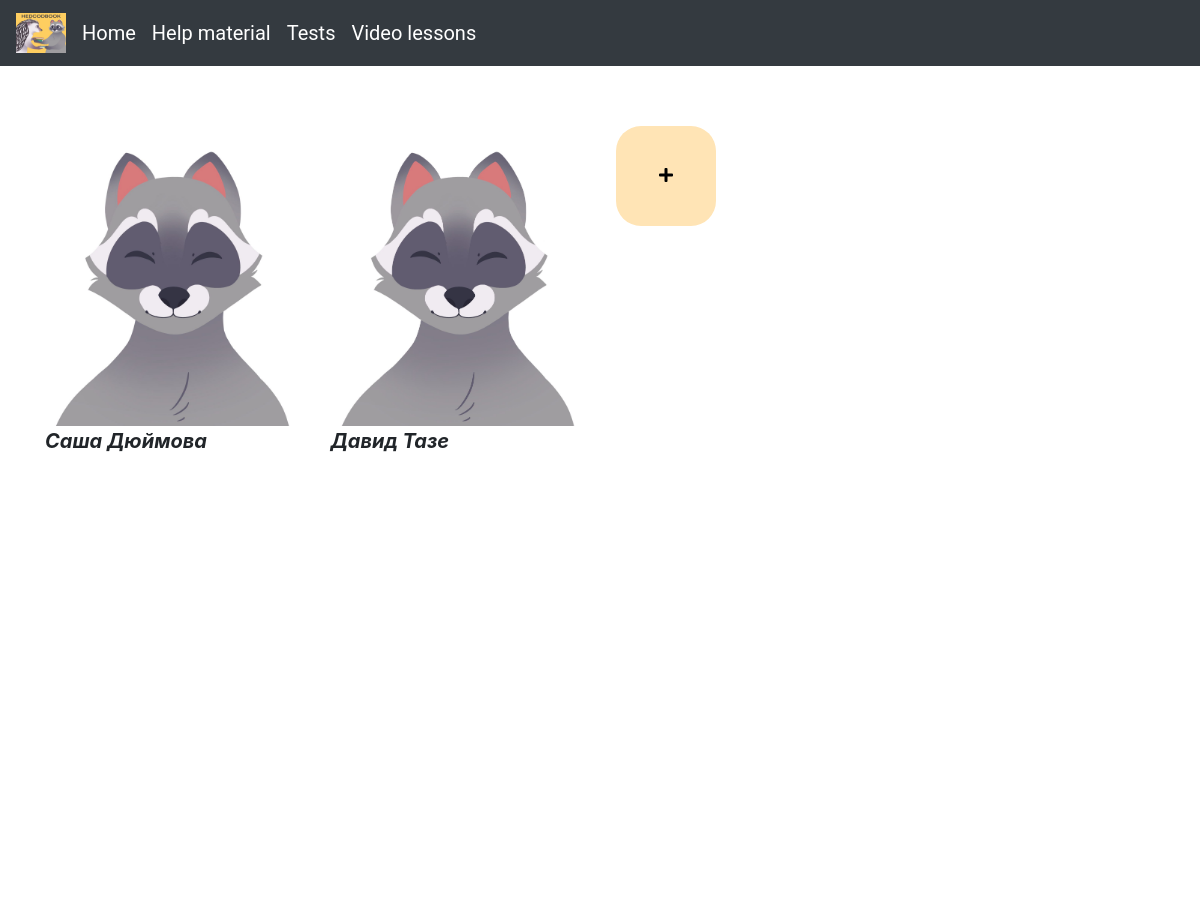
/my_students/1 (upper part), run on an earlier commit of the app's database.
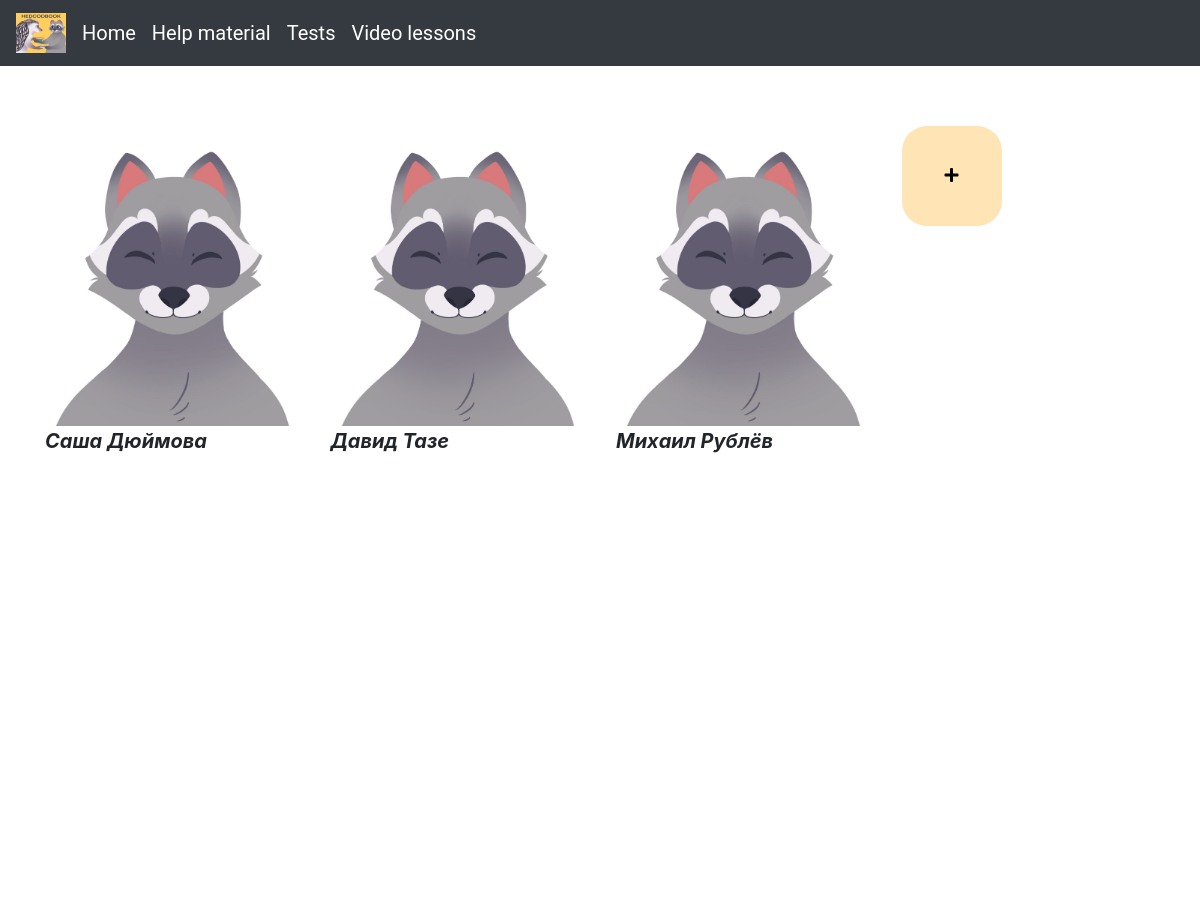
And on a later commit of the database.
### data/users.py (models this page shows, shortened)
class User(SqlAlchemyBase, UserMixin):
    __tablename__ = 'all_users'
    id = sqlalchemy.Column(sqlalchemy.Integer, primary_key=True, autoincrement=True)
    name = sqlalchemy.Column(sqlalchemy.String, nullable=True)
    surname = sqlalchemy.Column(sqlalchemy.String, nullable=True)
    phone_number = sqlalchemy.Column(sqlalchemy.String, nullable=True)
    email = sqlalchemy.Column(sqlalchemy.String, nullable=True)
    avatar = sqlalchemy.Column(sqlalchemy.String, nullable=True)
    status = sqlalchemy.Column(sqlalchemy.String, nullable=True)
    hashed_password = sqlalchemy.Column(sqlalchemy.String, nullable=True)
    students = orm.relationship("Student", backref="all_users")
    tutors = orm.relationship("Tutor", backref='all_users')
    parents = orm.relationship("Parent", backref='all_users')

### main.py (the view)
@app.route("/my_students/<int:user_id>")
def my_students(user_id):
    db_sess = db_session.create_session()
    tutor = db_sess.query(Tutor).filter(Tutor.id_user == user_id).first()
    sp_id_of_students = tutor.students_and_lessons["id_of_students"]
    sp_students = []
    for i in sp_id_of_students:
        sp_students.append(db_sess.query(User).filter(User.id == i).first())
    return render_template("my.html", sp=sp_students, add_smth='add_student')

### data/db_session.py (called while the page is built)
def create_session() -> Session:
    global __factory
    return __factory()

### templates/my.html (shortened to what this page needs)
{% extends 'base.html' %}
{% block content %}
<link rel="stylesheet" type="text/css" href="/static/css/my.css">
<link rel="stylesheet" href="https://use.fontawesome.com/releases/v5.5.0/css/all.css">
{% for i in sp %}
<div>
   <a href="/avatars/{{ i.avatar }}">
       <img class="img" src="/static/img/avatars/{{ i.avatar }}">
   </a>
   <p><b><i>{{ i.name }} {{ i.surname}}</i></b></p>
</div>
{% endfor %}
<a href="/{{ add_smth }}/{{current_user.id}}"><button><i class="fas fa-plus"></i></button></a>
{% endblock %}

### templates/base.html (shortened to what this page needs)
<!doctype html>
<html lang="en">
  <head>
    <link rel="stylesheet" type="text/css" href="/static/css/main.css">
    <link rel="stylesheet"
          href="https://stackpath.bootstrapcdn.com/bootstrap/4.4.1/css/bootstrap.min.css"
>
  </head>
  <body>
    <nav class="navbar navbar-expand-lg navbar-dark bg-dark">
      <a href="/" class="navbar-brand">
        <img src="/static/img/html/emblem.jpg" width="50" height="40" alt="logo">
      </a>
      <div class="collapse navbar-collapse" id="navbarSupportedContent">
        <ul class="navbar-nav mr-auto">
          <li class="nav-item active">
            <a class="navbar-brand" href="/">Home</a>
          </li>
          <li class="nav-item active">
            <a class="navbar-brand" href="/">Help material</a>
          </li>
          <li class="nav-item active">
            <a class="navbar-brand" href="/">Tests</a>
          </li>
          <li class="nav-item active">
            <a class="navbar-brand" href="/">Video lessons</a>
          </li>
        </ul>
      </div>
    </nav>
  <main role="main" class="container">
    {% block content %}{% endblock %}
  </main>
  </body>
</html>

### static/css/main.css (style rules this page uses)
body { background-image: url(/static/img/html/main_page_fon.png); background-repeat: no-repeat; background-position: center center; background-attachment: fixed; -webkit-background-size: cover; -moz-background-size: cover; -o-background-size: cover; background-size: cover; }
body { min-height: 100vh; position: relative; margin: 0; padding-bottom: 100px; //height of the footer box-sizing: border-box; }
a { box-sizing: border-box; font-family: 'Roboto'; list-style: none; margin: 0; outline: none; padding: 0; }

### static/css/my.css (style rules this page uses)
html { height: 100%; }
body { min-height: 100%; }
.img { width: 100%; height: 100%; object-fit: cover; }
.container { display: grid; grid-template-columns: repeat(4, 1fr); grid-template-rows: repeat(6, 1fr); column-gap: 2em; row-gap: 4em; margin-top: 60px; }
p { font-size: 20px }
button { padding: 0; border: none; font: inherit; color: black; background-color: transparent; cursor: pointer; background-color: #FFE4B5; border-radius: 25px; height: 100px; width: 100px; }

What changed in the data, as far as the page shows it:
added User: avatar (picture), name "Михаил", surname "Рублёв"
